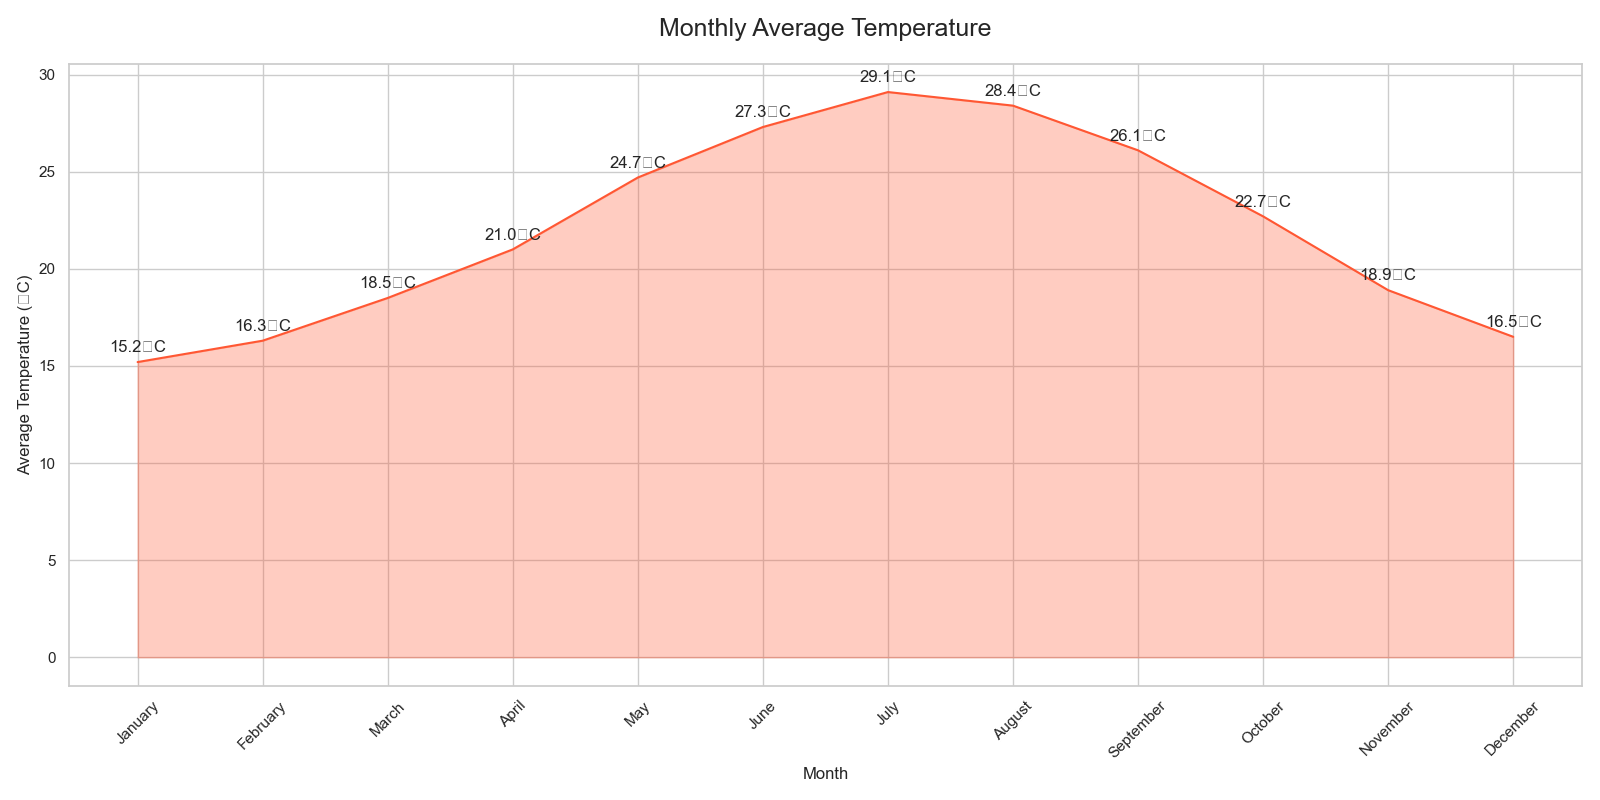

Generate this figure with Python:

import pandas as pd
import seaborn as sns
import matplotlib.pyplot as plt

data = {
    'Month': ['January', 'February', 'March', 'April', 'May', 'June', 'July', 'August', 'September', 'October', 'November', 'December'],
    'Average Temperature': [15.2, 16.3, 18.5, 21.0, 24.7, 27.3, 29.1, 28.4, 26.1, 22.7, 18.9, 16.5]
}

df = pd.DataFrame(data)

plt.figure(figsize=(16, 8))
chart = sns.lineplot(x='Month', y='Average Temperature', data=df, color="#FF5733")

plt.fill_between(x=df['Month'], y1=df['Average Temperature'], color="#FF5733", alpha=0.3)

for i in range(df.shape[0]):
    plt.text(df['Month'][i], df['Average Temperature'][i]+0.5, f"{df['Average Temperature'][i]}°C", horizontalalignment='center')

plt.title('Monthly Average Temperature', fontsize=18, pad=20)
plt.xlabel('Month')
plt.ylabel('Average Temperature (°C)')
plt.xticks(rotation=45)
plt.tight_layout()
plt.show()
